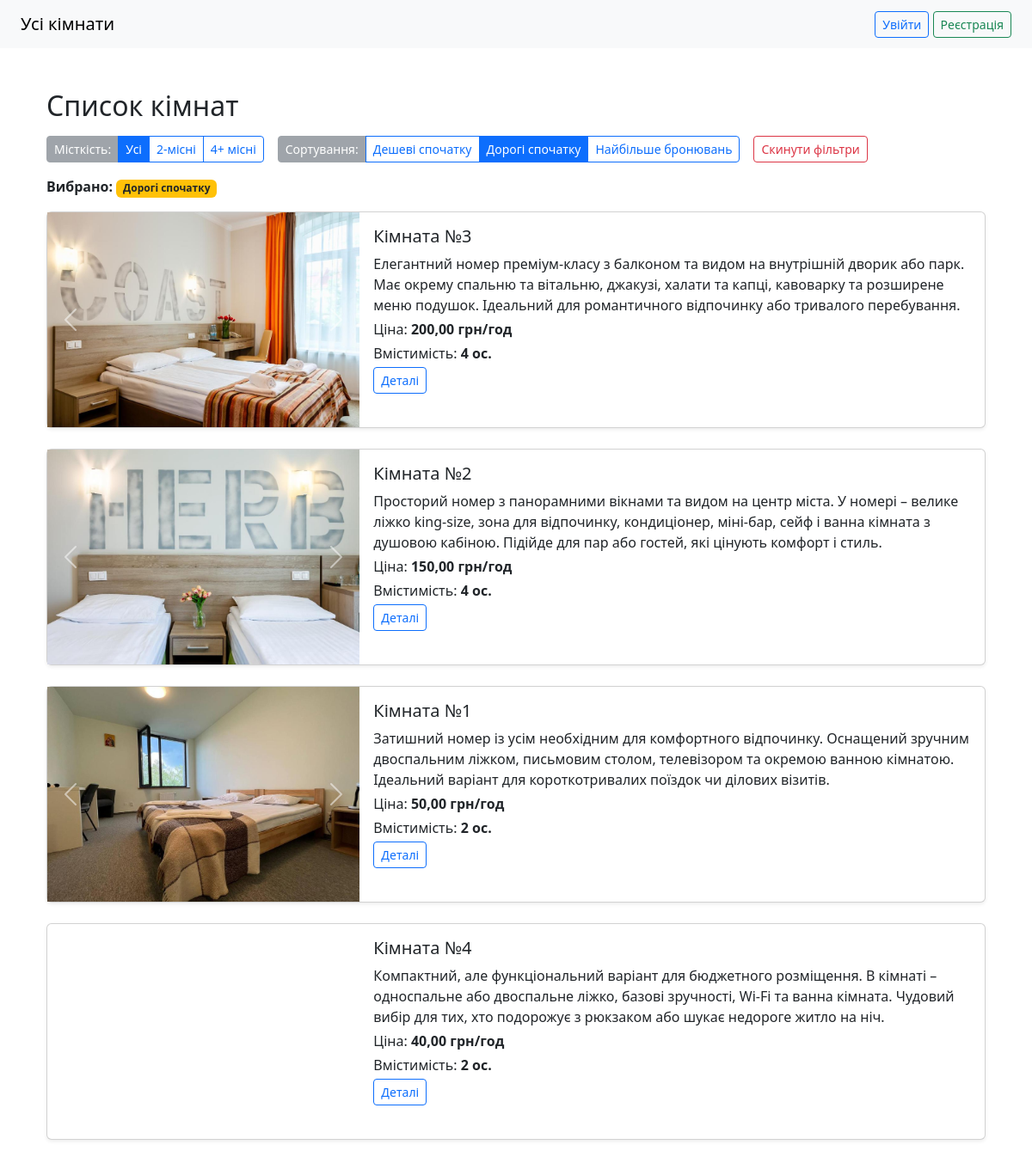
The app's page /?sort=expensive with its own data.
### booking/models.py (models this page shows, shortened)
class RoomImage(models.Model):
    room = models.ForeignKey(Room, on_delete = models.CASCADE, related_name = 'images')
    image = models.ImageField(upload_to = 'room_images/')
    class Meta:
        verbose_name = "Фото кімнати"
        verbose_name_plural = "Фото кімнат"

class Room(models.Model):
    number = models.PositiveIntegerField(unique = True)
    description = models.TextField(blank = True)
    capacity = models.PositiveIntegerField()
    price_per_hour = models.DecimalField(max_digits = 6, decimal_places = 2)
    is_active = models.BooleanField(default=True)
    class Meta:
        verbose_name = "Кімната"
        verbose_name_plural = "Кімнати"

### booking/views.py (the view)
# urls.py: path('', views.room_list, name='room_list'),
def room_list(request: HttpRequest):
    rooms = Room.objects.filter(is_active=True)
    capacity = request.GET.get('capacity')
    if capacity == '2':
        rooms = rooms.filter(capacity=2)
    elif capacity == '4plus':
        rooms = rooms.filter(capacity__gte=4)
    sort = request.GET.get('sort')
    if sort == 'cheap':
        rooms = rooms.order_by('price_per_hour')
    elif sort == 'expensive':
        rooms = rooms.order_by('-price_per_hour')
    elif sort == 'bookings':
        rooms = rooms.annotate(num_bookings=Count('bookings')).order_by('-num_bookings')
    else:
        rooms = rooms.annotate(num_bookings=Count('bookings'))
    return render(request, 'booking/room_list.html', {
        'rooms': rooms,
        'capacity': capacity,
        'sort': sort,
    })

### booking/templates/booking/room_list.html (shortened to what this page needs)
{% extends 'base.html' %}
{% block content %}
<div class="container py-4">
  <h2 class="mb-3">Список кімнат</h2>
  <div class="d-flex flex-wrap gap-3 mb-3 align-items-start">
    <div>
      <div class="btn-group" role="group" aria-label="Фільтр місткості">
        <span class="btn btn-sm btn-secondary disabled">Місткість:</span>
        <a href="{% url 'room_list' %}?{% if sort %}sort={{ sort }}&{% endif %}capacity=all"
           class="btn btn-sm {% if not capacity or capacity == 'all' %}btn-primary{% else %}btn-outline-primary{% endif %}">
          Усі
        </a>
        <a href="{% url 'room_list' %}?{% if sort %}sort={{ sort }}&{% endif %}capacity=2"
           class="btn btn-sm {% if capacity == '2' %}btn-primary{% else %}btn-outline-primary{% endif %}">
          2-місні
        </a>
        <a href="{% url 'room_list' %}?{% if sort %}sort={{ sort }}&{% endif %}capacity=4plus"
           class="btn btn-sm {% if capacity == '4plus' %}btn-primary{% else %}btn-outline-primary{% endif %}">
          4+ місні
        </a>
      </div>
    </div>
    <div>
      <div class="btn-group" role="group" aria-label="Сортування">
        <span class="btn btn-sm btn-secondary disabled">Сортування:</span>
        <a href="{% url 'room_list' %}?{% if capacity %}capacity={{ capacity }}&{% endif %}sort=cheap"
           class="btn btn-sm {% if sort == 'cheap' %}btn-primary{% else %}btn-outline-primary{% endif %}">
          Дешеві спочатку
        </a>
        <a href="{% url 'room_list' %}?{% if capacity %}capacity={{ capacity }}&{% endif %}sort=expensive"
           class="btn btn-sm {% if sort == 'expensive' %}btn-primary{% else %}btn-outline-primary{% endif %}">
          Дорогі спочатку
        </a>
        <a href="{% url 'room_list' %}?{% if capacity %}capacity={{ capacity }}&{% endif %}sort=bookings"
           class="btn btn-sm {% if sort == 'bookings' %}btn-primary{% else %}btn-outline-primary{% endif %}">
          Найбільше бронювань
        </a>
      </div>
    </div>
    <div>
      <a href="{% url 'room_list' %}" class="btn btn-sm btn-outline-danger">Скинути фільтри</a>
    </div>
  </div>
  <div class="mb-3">
    {% if capacity and capacity != 'all' or sort %}
      <div>
        <strong>Вибрано:</strong>
        {% if sort %}
          <span class="badge bg-warning text-dark me-1">
            {% if sort == 'cheap' %}Дешеві спочатку{% elif sort == 'expensive' %}Дорогі спочатку{% elif sort == 'bookings' %}Найбільше бронювань{% endif %}
          </span>
        {% endif %}
      </div>
    {% endif %}
  </div>
  {% for room in rooms %}
    <div class="card mb-4 shadow-sm">
      <div class="row g-0">
        <div class="col-md-4">
          {% if room.images.all %}
          <div id="carouselRoom{{ room.id }}" class="carousel slide" data-bs-ride="carousel">
            <div class="carousel-inner">
              {% for image in room.images.all %}
                <div class="carousel-item {% if forloop.first %}active{% endif %}">
                  <a href="{% url 'room' room.pk %}">
                    <img src="{{ image.image.url }}" class="d-block w-100" style="height: 250px; object-fit: cover;" alt="Фото кімнати">
                  </a>
                </div>
              {% endfor %}
            </div>
            {% if room.images.count > 1 %}
              <button class="carousel-control-prev" type="button" data-bs-target="#carouselRoom{{ room.id }}" data-bs-slide="prev">
                <span class="carousel-control-prev-icon" aria-hidden="true"></span>
              </button>
              <button class="carousel-control-next" type="button" data-bs-target="#carouselRoom{{ room.id }}" data-bs-slide="next">
                <span class="carousel-control-next-icon" aria-hidden="true"></span>
              </button>
            {% endif %}
          </div>
          {% else %}
            <div class="text-muted text-center" style="height: 200px; background-color: #f8f9fa; display: flex; align-items: center; justify-content: center;">
              <span>Без фото</span>
            </div>
          {% endif %}
        </div>
        <div class="col-md-8">
          <div class="card-body">
            <h5 class="card-title">Кімната №{{ room.number }}</h5>
            <p class="card-text mb-1">{{ room.description|default:"Без опису" }}</p>
            <p class="mb-1">Ціна: <strong>{{ room.price_per_hour }} грн/год</strong></p>
            <p class="mb-1">Вмістимість: <strong>{{ room.capacity }} ос.</strong></p>
            <a href="{% url 'room' room.pk %}" class="btn btn-sm btn-outline-primary">Деталі</a>
          </div>
        </div>
      </div>
    </div>
  {% empty %}
    <div class="alert alert-info">Немає доступних кімнат за вибраними фільтрами.</div>
  {% endfor %}
</div>
{% endblock %}

### records on screen
Room: number "3", description "Елегантний номер преміум-класу з балконом та видом на внутрішній дворик або парк. Має окрему спальню та вітальню, джакузі, халати та капці, кавоварку та розширене меню подушок. Ідеальний для романтичного відпочинку або тривалого перебування.", price_per_hour "200,00", capacity "4"
RoomImage: image (picture)
Room: number "2", description "Просторий номер з панорамними вікнами та видом на центр міста. У номері – велике ліжко king-size, зона для відпочинку, кондиціонер, міні-бар, сейф і ванна кімната з душовою кабіною. Підійде для пар або гостей, які цінують комфорт і стиль.", price_per_hour "150,00", capacity "4"
RoomImage: image (picture)
Room: number "1", description "Затишний номер із усім необхідним для комфортного відпочинку. Оснащений зручним двоспальним ліжком, письмовим столом, телевізором та окремою ванною кімнатою. Ідеальний варіант для короткотривалих поїздок чи ділових візитів.", price_per_hour "50,00", capacity "2"
RoomImage: image (picture)
Room: number "4", description "Компактний, але функціональний варіант для бюджетного розміщення. В кімнаті – односпальне або двоспальне ліжко, базові зручності, Wi-Fi та ванна кімната. Чудовий вибір для тих, хто подорожує з рюкзаком або шукає недороге житло на ніч.", price_per_hour "40,00", capacity "2"
RoomImage: image (picture)
